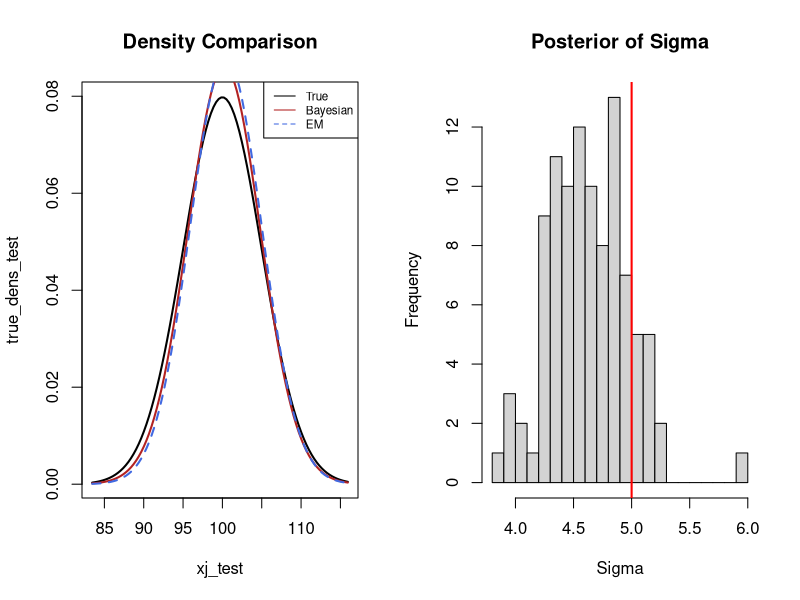

Reproduce this figure in R. (Note: this script raises an error after producing the figure.)
library(mclust)

################################################################################
# GIBBS SAMPLING FUNCTION
run_gibbs <- function(data, x_grid, n_iter = 100, burn_in = 0) {
  n <- length(data)
  y_bar <- mean(data)
  
  # Priors
  mu_0 <- 0; tau_0_sq <- 100 
  a <- 0.01; b <- 0.01        
  
  # Storage for parameters
  mu_samples <- numeric(n_iter)
  sig2_samples <- numeric(n_iter)
  
  # Initial values
  curr_mu <- 0
  curr_sig2 <- 1
  
  # 1. Gibbs Sampling Loop
  for(s in 1:n_iter) {
    # Update Mu (Normal)
    post_prec_mu <- (1/tau_0_sq) + (n/curr_sig2)
    post_mu_mean <- ((mu_0/tau_0_sq) + (n*y_bar/curr_sig2)) / post_prec_mu
    curr_mu <- rnorm(1, post_mu_mean, sqrt(1/post_prec_mu))
    
    # Update Sigma^2 (Inverse-Gamma)
    curr_a <- a + n/2
    curr_b <- b + sum((data - curr_mu)^2)/2
    curr_sig2 <- 1 / rgamma(1, shape = curr_a, rate = curr_b)
    
    mu_samples[s] <- curr_mu
    sig2_samples[s] <- curr_sig2
  }
  
  keep <- (burn_in + 1):n_iter
  mu_final <- mu_samples[keep]
  sig2_final <- sig2_samples[keep]
  S <- length(keep)
  
  phi_matrix <- matrix(NA, nrow = length(x_grid), ncol = S)
  
  for(s in 1:S) {
    phi_matrix[, s] <- dnorm(x_grid, mean = mu_final[s], sd = sqrt(sig2_final[s]))
  }
  
  f_hat <- rowMeans(phi_matrix)
  
  return(list(
    x = x_grid,
    y = f_hat,
    phi_full = phi_matrix,
    mu = mu_final,
    sig2 = sig2_final
  ))
}
################################################################################
# SECTION: TEST INDIVIDUAL RUN
################################################################################
set.seed(123)
test_mu = 100; test_sigma = 5; test_n = 100
y_test = rnorm(test_n, test_mu, test_sigma)
xj_test = seq(min(y_test)-5, max(y_test)+5, length.out = 100)

# 1. Run Models
gibbs_out = run_gibbs(y_test, xj_test)
em_test = densityMclust(y_test, G=1, verbose = FALSE, plot = FALSE)

# 2. Generate Densities
true_dens_test = dnorm(xj_test, test_mu, test_sigma)
bayesian_dens_test = sapply(xj_test, function(x) mean(dnorm(x, gibbs_out$mu, 
                                                            sqrt(gibbs_out$sig2))))
em_dens_test = predict(em_test, xj_test)

# 3. Calculate Performance
mse_bayesian_run = mean((bayesian_dens_test - true_dens_test)^2)
mse_em_run = mean((em_dens_test - true_dens_test)^2)
improvement_run = (mse_em_run - mse_bayesian_run) / mse_em_run * 100

# 4. Print Individual Run Results
cat("--- Individual Run Results ---\n")
cat("MSE Bayesian Model:", mse_bayesian_run, "\n")
cat("MSE EM Algorithm:  ", mse_em_run, "\n")
cat("Bayesian improvement over EM:", round(improvement_run, 2), "%\n\n")

# 5. Diagnostic Plot for Individual Run
par(mfrow=c(1,2)) # Split plot window
# Plot A: Densities
plot(xj_test, true_dens_test, type="l", lwd=2, main="Density Comparison")
lines(xj_test, bayesian_dens_test, col="firebrick", lwd=2)
lines(xj_test, em_dens_test, col="royalblue", lwd=2, lty=2)
legend("topright", legend=c("True", "Bayesian", "EM"), col=c(1, "firebrick", "royalblue"), 
       lty=c(1,1,2), cex=0.7)

# Plot B: Posterior of Sigma
hist(sqrt(gibbs_out$sig2), breaks=30, main="Posterior of Sigma", xlab="Sigma", col="lightgray")
abline(v=test_sigma, col="red", lwd=2) # True Sigma line
par(mfrow=c(1,1)) # Reset plot window


################################################################################
# ITERATIVE COMPARISON (1000 Simulations)

set.seed(123)
n_iterations = 100 # Reduced to 100 for speed, Gibbs is computationally heavier than fixed math
mse_results = data.frame(Bayesian = numeric(n_iterations), EM = numeric(n_iterations))

true_mu = 5; true_sigma = 2; n = 100
xj = seq(true_mu - 4*true_sigma, true_mu + 4*true_sigma, length.out = 100)
true_density = dnorm(xj, mean = true_mu, sd = true_sigma)

for(i in 1:n_iterations) {
  y_sim = rnorm(n, mean = true_mu, sd = true_sigma)
  
  # 1. Gibbs Sampling
  res = run_gibbs(y_sim, n_iter = 1000, burn_in = 200)
  
  # 2. Bayesian Predictive Density
  post_pred = sapply(xj, function(x) mean(dnorm(x, res$mu, sqrt(res$sig2))))
  
  # 3. EM Algorithm
  em_fit = densityMclust(y_sim, G=1, plot = FALSE, verbose = FALSE)
  y_em = predict(em_fit, xj)
  
  # Store MSE
  mse_results$Bayesian[i] = mean((post_pred - true_density)^2)
  mse_results$EM[i] = mean((y_em - true_density)^2)
}

cat("\n--- Final Simulation Results ---\n")
cat("Average MSE Bayesian (Gibbs):", mean(mse_results$Bayesian), "\n")
cat("Average MSE EM:              ", mean(mse_results$EM), "\n")
cat("Bayesian Win Rate:           ", mean(mse_results$Bayesian < mse_results$EM) * 100, "%\n")
